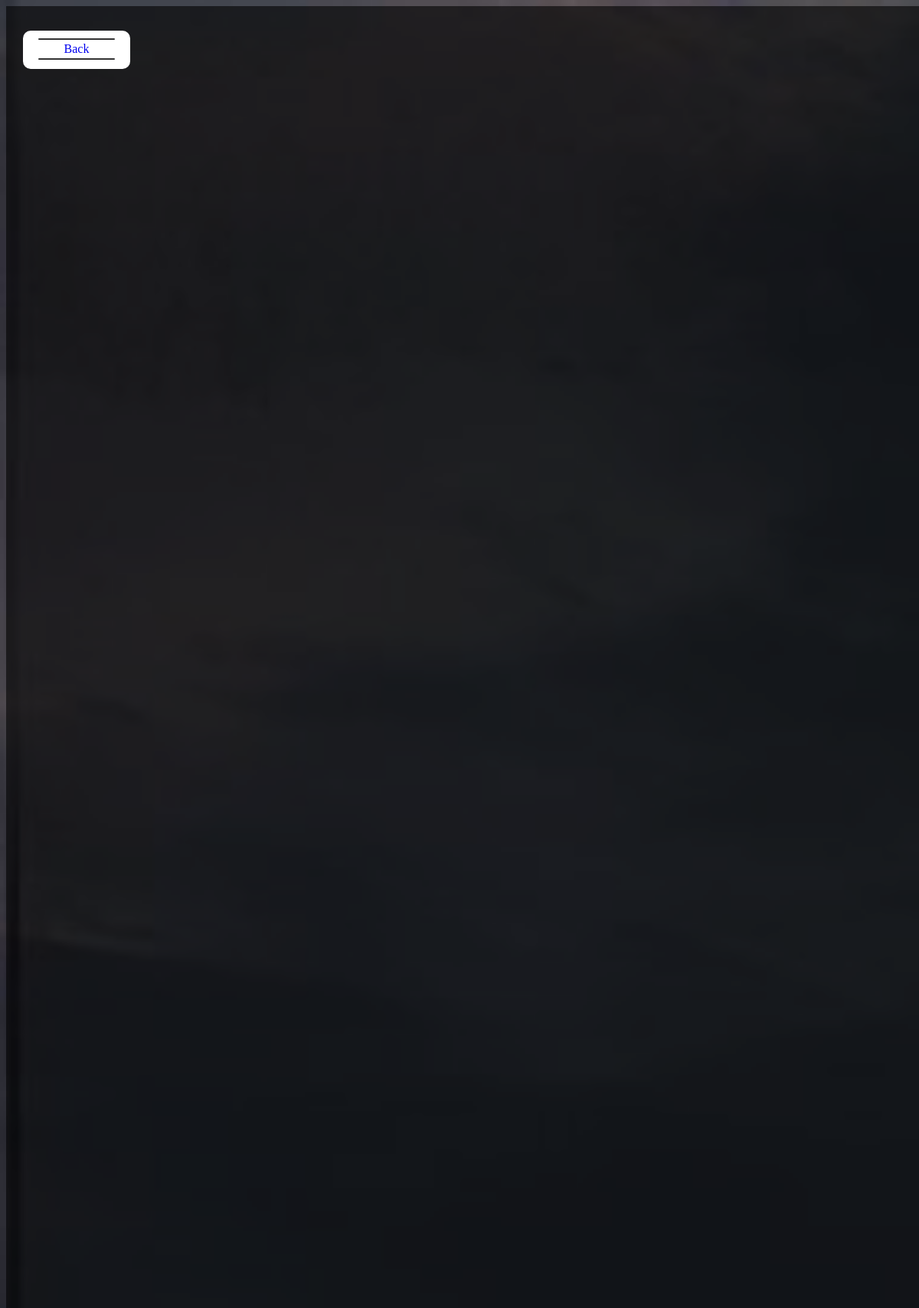
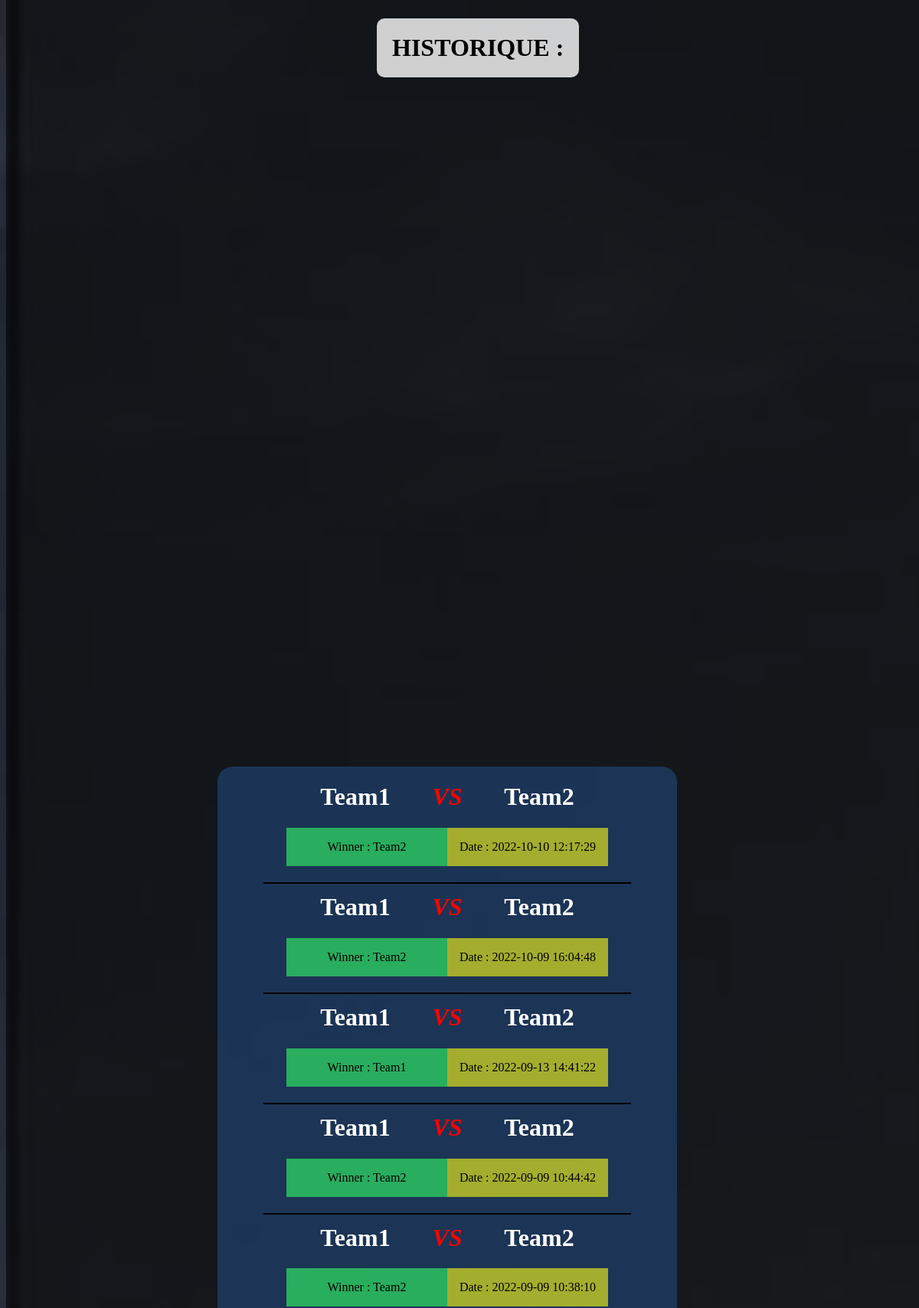
The page /history.php (upper part) on the database its author committed (2 pictures, top to bottom).
### tables this page shows
CREATE TABLE `fights` (
  `id` int(11) NOT NULL,
  `turn_count` int(11) NOT NULL,
  `team1` varchar(50) NOT NULL,
  `team2` varchar(50) NOT NULL,
  `winner` varchar(50) NOT NULL,
  `date` datetime NOT NULL DEFAULT current_timestamp()
);

### includes/classes.php (called while the page is built, shortened)
<?php
class Manager {
    private $db;
    public function getDb() {
        return $this->db;
    }
    public function setDb($db) {
        return $this->db = $db;
    }
    public function getFightList() {
        $fights = $this->getDb()->query('SELECT * FROM fights ORDER BY date DESC');
        $fightList = $fights->fetchAll(PDO::FETCH_ASSOC);
        return $fightList;
    }
}
?>

### includes/manager.php (called while the page is built, shortened)
<?php
include_once 'db_connect.php';
include_once 'classes.php';
$connect = connexion();
$BigManager = new Manager($connect);
$history = $BigManager->getFightList();
?>

### history.php (the view, shortened to what this page needs)
<?php
include_once 'includes/classes.php';
include_once 'includes/manager.php';
?>
<!DOCTYPE html>
<html lang="en">
<head>
    <link rel=stylesheet href="assets/css/index.css" type="text/css"/>
</head>
<body>
    <div class="container">
        <h1 class="htitle">HISTORIQUE :</h1>
        <div id="history">
        <?php
            foreach($history as $fight) { ?>
            <h1 class="hcenter"><?php echo sprintf('<span class="team1">%s</span> <span class="vs">VS</span> <span class="team2">%s</span>',$fight['team1'],$fight['team2']);?></h1>
            <div id="oui">
                <span class="hwinner">
                    <p><?php echo 'Winner : '. $fight['winner'] ?></p>
                </span>
                <span class="hdate">
                    <p><?php echo 'Date : '.$fight['date'] ?></p>
                </span>
            </div>
        <?php } ?>
        </div>
        <a href="index.php">
            <div id="backButton">
                    <div class="backBtn">
                    <span class="line tLine"></span>
                    <span class="label">Back</span>
                    <span class="line bLine"></span>
                </div>
            </div>
        </a>
    </div>
</body>
</html>

### assets/css/index.css (style rules this page uses)
body { background: url(../img/Background.jpg); background-size: cover; }
.container { width: 100vw; height: 100vh; background-color: rgb(0, 0, 0, 0.60); display: flex; flex-direction: row; }
.container>div { width: 25vw; height: 50vh; background-color: rgba(51, 108, 214, 0.5);; position: relative; top: 30%; left: 23%; border-radius: 20px; }
#history { display: flex; flex-direction: column; width: 50%; height: 50%; overflow-y: auto; overflow-x: hidden; max-height: 50vh; text-align: center; background-color: rgba(30, 61, 100, 0.8); }
#oui { display: inherit; justify-content: center; }
.htitle { position: absolute; top:19%; left: 41%; background: rgba(255, 255, 255, 0.8); padding: 20px; border-radius: 10px; }
.hcenter { border-top: solid 2px black; width: 80%; height: 10%; padding-top: 2%; margin-left: 10%; }
.hcenter:first-child { border-top: none; padding: 0; }
.vs { width: 10%; color: red; font-style: italic; }
.team1 { width: 20%; text-align: center; position: absolute; left: 20%; color: white; }
.team2 { width: 20%; text-align: center; position: absolute; right: 20%; color: white; }
.hwinner { background: rgba(50, 255, 100, 0.6); width: 35%; }
.hdate { background: rgba(255, 255, 20, 0.6); width: 35%; }
#backButton { width: 140px; height: 50px; left: 30px; top: 40px; position: absolute; background: white; border-radius: 10px; }
div.backBtn { width: 100px; left: 50px; top: 50px; background-color: #f4f4f4; transition: all 0.4s ease; position: fixed; cursor: pointer; }
span.line { bottom: auto; right: auto; top: auto; left: auto; background-color: #333; border-radius: 10px; width: 100%; left: 0px; height: 2px; display: block; position: absolute; transition: width 0.2s ease 0.1s, left 0.2s ease, transform 0.2s ease 0.3s, background-color 0.2s ease; }
span.tLine { top: 0px; }
span.bLine { top: 26px; }
.label { position: absolute; left: 0px; top: 5px; width: 100%; text-align: center; transition: all 0.4s ease; font-size: 1em; }

### rows shown on the page
fights: team1 "Team1", team2 "Team2", winner "Team2", date "2022-10-10 12:17:29"
fights: team1 "Team1", team2 "Team2", winner "Team2", date "2022-10-09 16:04:48"
fights: team1 "Team1", team2 "Team2", winner "Team1", date "2022-09-13 14:41:22"
fights: team1 "Team1", team2 "Team2", winner "Team2", date "2022-09-09 10:44:42"
fights: team1 "Team1", team2 "Team2", winner "Team2", date "2022-09-09 10:38:10"
